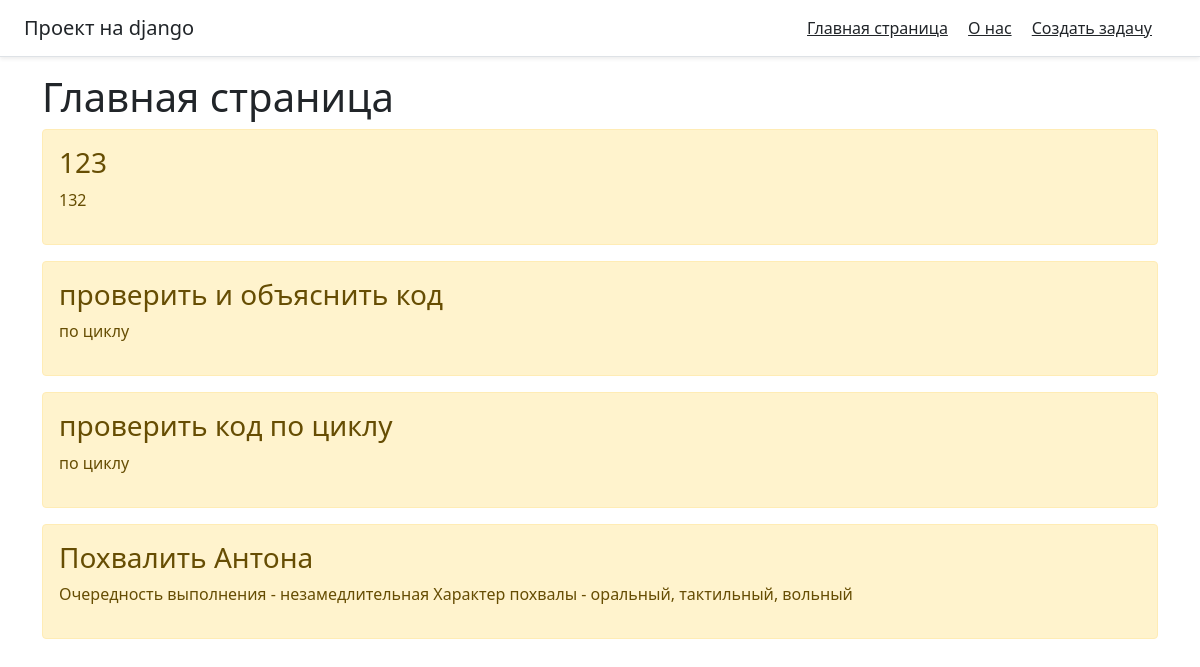
The page / on the database its author committed.
### main/models.py (models this page shows, shortened)
class Task(models.Model):
    title = models.CharField('Название', max_length=50)
    task = models.TextField('Описание')
    class Meta:
        verbose_name = 'Задача'
        verbose_name_plural = 'Задачи'

### main/views.py (the view)
# urls.py: path('', views.index, name='home'),
def index(request):
    tasks = Task.objects.order_by('-id')
    return render(request, 'main/index.html', {'title': 'Главная страница', 'tasks': tasks})

### main/templates/main/index.html (shortened to what this page needs)
{% extends 'main/base.html' %}
{% block content %}
    <h1>Главная страница</h1>
    {% if tasks %}
        {% for each in tasks %}
            <div class="alert alert-warning mt-2">
            <h3>{{ each.title }}</h3>
            <p>{{ each.task }}</p>
            </div>
        {% endfor %}
    {% else %}
        <p>Нет Задач</p>
    {% endif %}
{% endblock %}

### rows shown on the page
Task: title "123", task "132"
Task: title "проверить и объяснить код", task "по циклу"
Task: title "проверить код по циклу", task "по циклу"
Task: title "Похвалить Антона", task "Очередность выполнения - незамедлительная Характер похвалы - оральный, тактильный, вольный"
